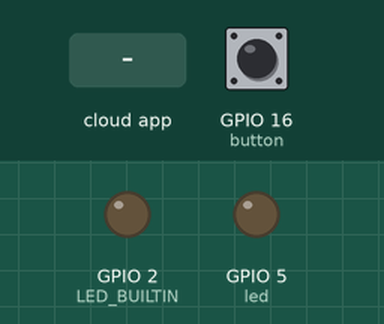
Simulated run of this sketch. Board: ESP8266 (NodeMCU). On the bench: output pins drawn as LEDs (lit = HIGH, except the on-board LED, lit = LOW). The inputs (shaded band) are chosen by the test bench; at power-on: GPIO 16 (button) LOW. WiFi joins after 1.5 s; servers stay silent unless stated; the Firebase database answers and starts empty; what the sketch prints to the serial monitor is not drawn.

Above: at 3.8 s.
3.9 s: the phone or cloud app sets led_status to TRUE
At 5.2 s:
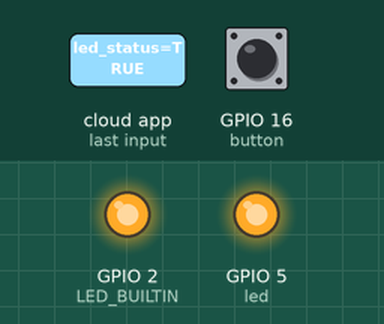
5.5 s: the phone or cloud app sets led_status to FALSE
At 6.5 s:
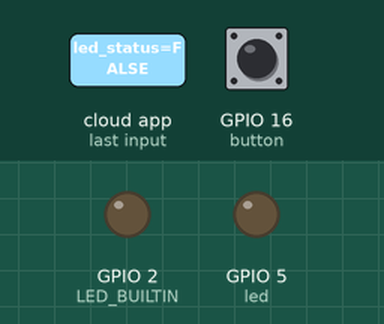
Timing chart, 0 to 8.5 s (numbered marks = the images above; inputs shaded):
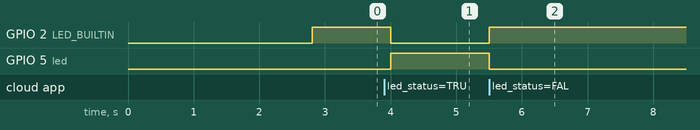

Measured:
- after the input at 3.9 s, GPIO 2 (LED_BUILTIN): HIGH → LOW after 0.10 s; GPIO 5 (led): LOW → HIGH after 0.10 s
- after the input at 5.5 s, GPIO 2 (LED_BUILTIN): LOW → HIGH at once; GPIO 5 (led): HIGH → LOW at once

The sketch:

prime.ino
```cpp
/* Controlling LED using Firebase console by CircuitDigest(www.circuitdigest.com) */
#include <ESP8266WiFi.h>                                                // esp8266 library
#include <FirebaseArduino.h>                                             // firebase library

#define FIREBASE_HOST "smarthome-bc05a.firebaseio.com"                         // the project name address from firebase id
#define FIREBASE_AUTH "Vwj3ODFO80GDFt0KHdIwRcvnbC7C4b7BQMv8LCqv"                  // the secret key generated from firebase
#define WIFI_SSID "EASJ-FABLAB"                                         // input your home or public wifi name
#define WIFI_PASSWORD "fablabpass!"                                  //password of wifi ssid

String fireStatus = "";                                                     // led status received from firebase
int led = 5;
int button = 16;
int temp = 0;
void setup() {
  Serial.begin(9600);
  delay(1000);
  pinMode(LED_BUILTIN, OUTPUT);
  pinMode(led, OUTPUT);
  WiFi.begin(WIFI_SSID, WIFI_PASSWORD);                                      //try to connect with wifi
  Serial.print("Connecting to ");
  Serial.print(WIFI_SSID);
  while (WiFi.status() != WL_CONNECTED) {
    Serial.print(".");
    delay(500);
  }
  Serial.println();
  Serial.print("Connected to ");
  Serial.println(WIFI_SSID);
  Serial.print("IP Address is : ");
  Serial.println(WiFi.localIP());                                                      //print local IP address
  Firebase.begin(FIREBASE_HOST, FIREBASE_AUTH);                                       // connect to firebase
  Firebase.setString("devices/prime/led_status", "FALSE");                                          //send initial string of led status
}

void loop() {
  // Variables
  temp = digitalRead(button);
  // Actions
  if(WiFi.status() == WL_CONNECTED) {
    fireStatus = Firebase.getString("devices/prime/led_status");
    if (fireStatus == "TRUE") {                                                          // compare the input of led status received from firebase
      // Serial.println("Led Turned ON");
      digitalWrite(LED_BUILTIN, LOW);                                        //send initial string of led status
      digitalWrite(led, HIGH);
    }
    else if (fireStatus == "FALSE") {                                                  // compare the input of led status received from firebase
      // Serial.println("Led Turned OFF");
      digitalWrite(LED_BUILTIN, HIGH);                                               // make bultin led OFF
      digitalWrite(led, LOW);                                                         // make external led OFF
    }
    else {
      Serial.println("Wrong Credential! Please send ON/OFF");
    }
    // Button Override
    if (temp == HIGH) {
        Firebase.setString("devices/prime/interactive", "TRUE");
    }
    else {
        Firebase.setString("devices/prime/interactive", "FALSE");
    }
  }
  else {
      Serial.println("Could not connect to internet");
  }
}
```
